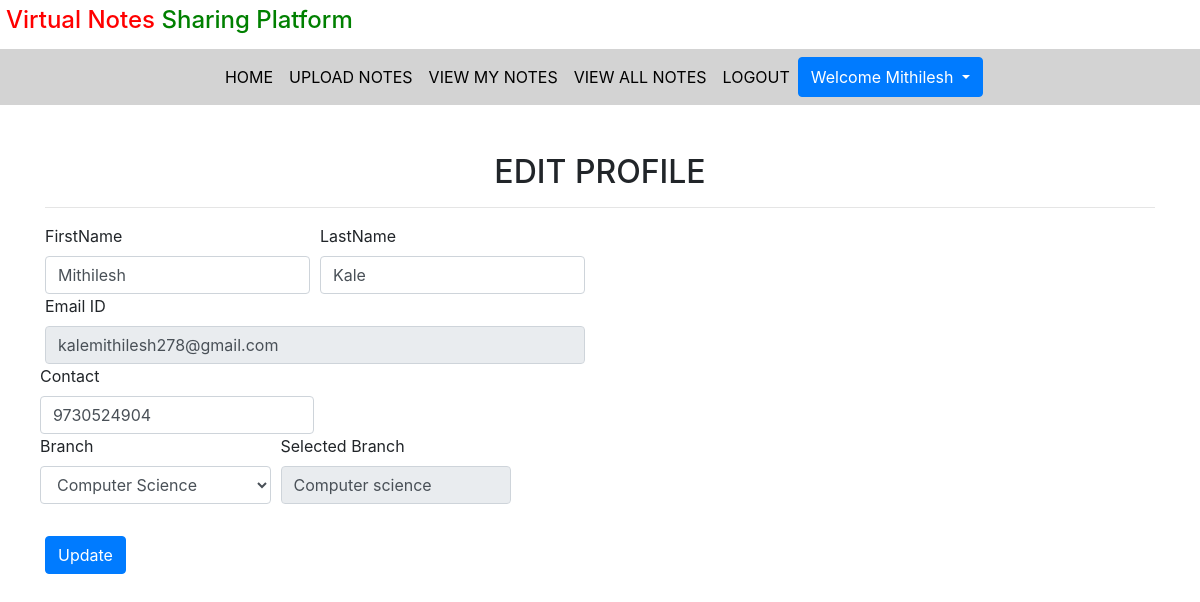
The page /edit_profile/ (signed in) on the database its author committed.
### notes/models.py (models this page shows, shortened)
class Signup(models.Model):
    objects = None
    user = models.ForeignKey(User,on_delete=models.CASCADE)
    contact = models.CharField(max_length=10,null=True)
    branch = models.CharField(max_length=30)
    role = models.CharField(max_length=15)

### notes/views.py (the view, shortened to what this page needs)
# urls.py: path('edit_profile/',edit_profile, name='edit_profile'),
def edit_profile(request):
    if not request.user.is_authenticated:
        return redirect('login')
    user = User.objects.get(id=request.user.id)
    data = Signup.objects.get(user=user)
    error=False
    d = {'data': data,'user': user,'error': error}
    return render(request, 'edit_profile.html', d)

### notes/Templates/edit_profile.html (shortened to what this page needs)
{% extends 'usernavigation.html' %}
{% load static %}
{% block body %}
<div class="container mt-5">
    <h2 class="text-center">EDIT PROFILE</h2>
    <hr>
   <div class="row">
       <div class="col-sm-6">
           <form method="POST">
               <div class="form-row">
                   <div class="from-group col-sm-6">
                       <label>
                           FirstName
                       </label>
                       <input type="text" class="form-control" value="{{data.user.first_name}}" name="firstname">
                   </div>
                   <div class="from-group col-sm-6">
                       <label>
                           LastName
                       </label>
                       <input type="text" class="form-control" value="{{data.user.last_name}}" name="lastname">
                   </div>
               </div>
                <div class="form-row">
                   <div class="from-group col-md-12">
                       <label>
                           Email ID
                       </label>
                       <input type="text" class="form-control" value="{{data.user.username}}" name="emailid" readonly>
                   </div>
                  <div class="form-row">
                   <div class="from-group col-md-12">
                       <label>
                           Contact
                       </label>
                       <input type="text" class="form-control" value="{{data.contact}}" name="contact">
                   </div>
               </div>
                     <div class="form-row">
                   <div class="from-group col-md-6">
                       <label>
                         Branch
                       </label>
                      <select class="form-control" name="branch">
                          <option value="Computer science">Computer Science</option>
                      </select>
                   </div>
                          <div class="form-group col-md-6">
                <label for="readonlyBranch">Selected Branch</label>
                <input type="text" value="{{data.branch}}" class="form-control" id="readonlyBranch" readonly>
            </div>
                    </div>
               </div>
<input type="submit" value="Update" class="btn btn-primary mt-3">
           </form>
       </div>
   </div>
<br>
</div>
{% endblock %}

### notes/Templates/usernavigation.html (shortened to what this page needs)
<!DOCTYPE html>
<html lang="en">
<head>
  {% load static%}
  <link rel="stylesheet" href="https://maxcdn.bootstrapcdn.com/bootstrap/4.3.1/css/bootstrap.min.css">
  <link rel="stylesheet" href="https://use.fontawesome.com/releases/v5.6.3/css/all.css"></head>
<link rel="stylesheet" href="{%static 'css/mystyle.css'%}">
<body>
<h4 style="padding:0.5%"><span style="color:red">Virtual Notes</span>
<span style="color:Green">Sharing Platform</span>
</h4>
<nav class="navbar navbar-expand-sm justify-content-center"  style="background-color : lightgrey">
<ul class="navbar-nav">
  <li class="navbar-item">
    <a class="nav-link" href="{% url 'profile' %}">HOME</a>
  </li>
  <li class="navbar-item">
    <a class="nav-link" href="{% url 'upload_notes' %}">UPLOAD NOTES</a>
  </li>
  <li class="navbar-item">
    <a class="nav-link" href="{% url 'view_mynotes' %}">VIEW MY NOTES</a>
  </li>
  <li class="navbar-item">
    <a class="nav-link" href="{% url 'viewallnotes' %}">VIEW ALL NOTES</a>
  </li>
  <li class="navbar-item">
    <a class="nav-link" href="{% url 'logout' %}">LOGOUT</a>
  </li>
    <div class="btn-group">
<button type="button" class="btn btn-primary dropdown-toggle" data-toggle="dropdown">
  Welcome {{request.user.first_name}}
</button>
    </div>
</ul>
</nav>
</body>
</html>
{% block body %}
{% endblock%}

### notes/static/css/mystyle.css (style rules this page uses)
.nav-link { color:black }

### rows shown on the page
Signup: firstname "Mithilesh", lastname "Kale", emailid "kalemithilesh278@gmail.com", contact "9730524904", branch "Computer science"

### other values the page prints
{{ request.user.first_name }} "Mithilesh"
